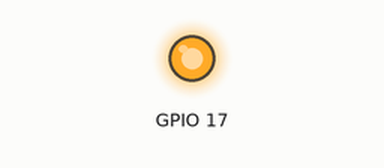
Recording of a program running on a simulated Raspberry Pi (BCM pin numbers). Parts: output pins drawn as LEDs (lit = HIGH). No radio messages arrive unless stated (any console line starting 'radio sent:' is added by the test bench); the clock reads 2024-03-15 10:24:30 at power-on unless the program sets it; library files of the repository ran but are not shown: lib_nrf24.py; what the program prints to the terminal is not drawn.

Above: at 1.0 s.
At 5.5 s:
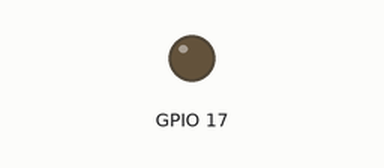
Timing chart, 0 to 6.9 s (numbered marks = the images above):
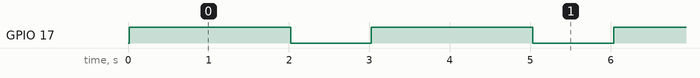

Measured:
- by itself, GPIO 17: alternates HIGH for 2.0 s and LOW for 1.0 s

The program:

transceiverAd.py
```python
import RPi.GPIO as GPIO
from lib_nrf24 import NRF24
import time
import spidev

GPIO.setmode(GPIO.BCM)

pipes = [[0xE8, 0xE8, 0xF0,0xF0, 0xE1],[0xF0,0xF0,0xF0,0xF0,0xE1]]

radio = NRF24(GPIO,spidev.SpiDev())
radio.begin(0,17)

radio.setPayloadSize(32)
radio.setChannel(0x78)
radio.setDataRate(NRF24.BR_1MBPS)
radio.setPALevel(NRF24.PA_MIN)

radio.setAutoAck(True)
radio.enableDynamicPayloads()
radio.enableAckPayload()

radio.openWritingPipe(pipes[0])
radio.openReadingPipe(1,pipes[1])
radio.printDetails()
#radio.startListening()

message = list("GETSTRING")
while len(message)<32:
	message.append(0)

while True:

	start = time.time();
	radio.write(message)
	print("sent the message:{}".format(message))
	radio.startListening()

	while not radio.available(0):
		time.sleep(1/100)
		if time.time()-start>2:
			print("Timed out")
			break

	receivedMessage = []
	radio.read(receivedMessage,radio.getDynamicPayloadSize())
	print("Received:{}".format(receivedMessage))

	print("Translating received msg into unicode ...")
	str = ""

	for n in receivedMessage:
		if (n >= 32 and n <= 126):
			str +=chr(n)
	print("our received message decodes to: {}".format(str))
	radio.stopListening()
	time.sleep(1)
```
